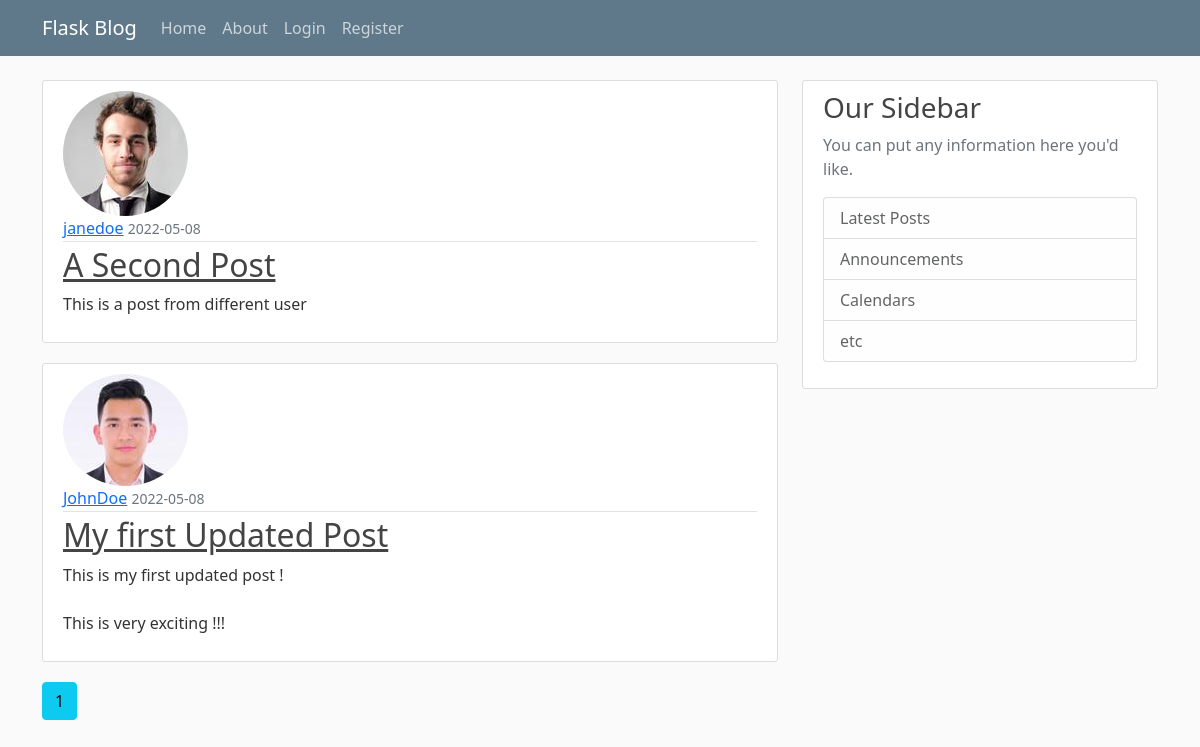
Page /home on the earlier database version.
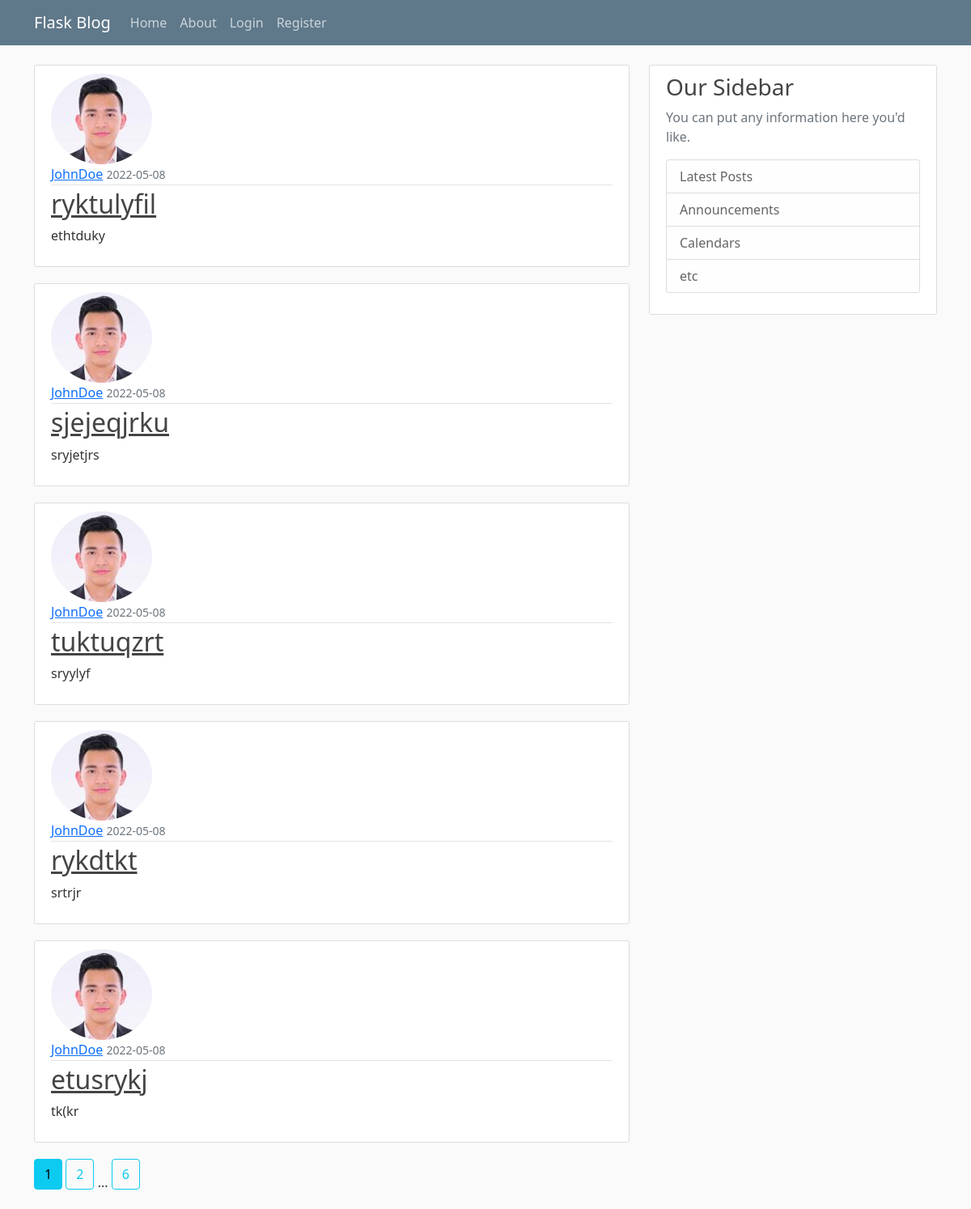
Same page on the later database version.
### flaskBlog/models.py (models this page shows, shortened)
class Post(db.Model):
    id = db.Column(db.Integer, primary_key=True)
    title = db.Column(db.String(100), nullable=False)
    date_posted = db.Column(db.DateTime, nullable=False, default=datetime.utcnow)
    content = db.Column(db.Text, nullable=False, default='default.jpg')
    user_id = db.Column(db.Integer, db.ForeignKey('user.id'), nullable=False)

class User(db.Model, UserMixin):
    id = db.Column(db.Integer, primary_key=True)
    username = db.Column(db.String(20), unique=True, nullable=False)
    email = db.Column(db.String(120), unique=True, nullable=False)
    image_file = db.Column(db.String(20), nullable=False, default='default.jpg')
    password = db.Column(db.String(60), nullable=False)
    posts = db.relationship('Post', backref='author', lazy=True)

### flaskBlog/routes.py (the view)
@app.route("/")
@app.route("/home")
def home():
    page = request.args.get('page', 1,type=int)
    posts = Post.query.order_by(Post.date_posted.desc()).paginate(page=page, per_page=5)
    return render_template('home.html', posts=posts)

### flaskBlog/templates/home.html
{% extends "base.html" %}
    {% block content %}
        {% for post in posts.items %}
            <article class="media content-section">
                <img class="rounded-circle article-image" src="{{ url_for('static', filename='images/' + post.author.image_file) }}" alt="">
                <div class="media-body">
                    <div class="article-metadata">
                        <a class="mr-2" href="{{ url_for('user_posts', username=post.author.username ) }}">{{ post.author.username }}</a>
                        <small class="text-muted">{{ post.date_posted.strftime('%Y-%m-%d') }}</small>
                    </div>
                    <h2><a class="article-title" href="{{ url_for('post', post_id=post.id) }}">{{ post.title }}</a></h2>
                    <p class="article-content">{{ post.content }}</p>
                </div>
            </article>
        {% endfor %}
        {% for page_num in posts.iter_pages(left_edge=1, right_edge=1, left_current=1, right_current=2) %}
            {% if page_num %}
                {% if posts.page == page_num %}
                    <a class="btn btn-info mb-4" href="{{ url_for('home', page=page_num) }}">{{ page_num }}</a>
                {% else %}
                    <a class="btn btn-outline-info mb-4" href="{{ url_for('home', page=page_num) }}">{{ page_num }}</a>
                {% endif %}
            {% else %}
                ...
            {% endif %}
        {% endfor %}
    {% endblock content %}

Differences in the rows shown:
no longer on this page (row unchanged): Post: image_file (picture), author.username "janedoe", date_posted "2022-05-08", title "A Second Post", content "This is a post from different user"
no longer on this page (row unchanged): Post: image_file (picture), author.username "JohnDoe", date_posted "2022-05-08", title "My first Updated Post", content "This is my first updated post ! This is very exciting !!!"
added Post: image_file (picture), author.username "JohnDoe", date_posted "2022-05-08", title "ryktulyfil", content "ethtduky"
added Post: image_file (picture), author.username "JohnDoe", date_posted "2022-05-08", title "sjejeqjrku", content "sryjetjrs"
added Post: image_file (picture), author.username "JohnDoe", date_posted "2022-05-08", title "tuktuqzrt", content "sryylyf"
added Post: image_file (picture), author.username "JohnDoe", date_posted "2022-05-08", title "rykdtkt", content "srtrjr"
added Post: image_file (picture), author.username "JohnDoe", date_posted "2022-05-08", title "etusrykj", content "tk(kr"
Other differences:
new list line: "2"
new list line: "6"
